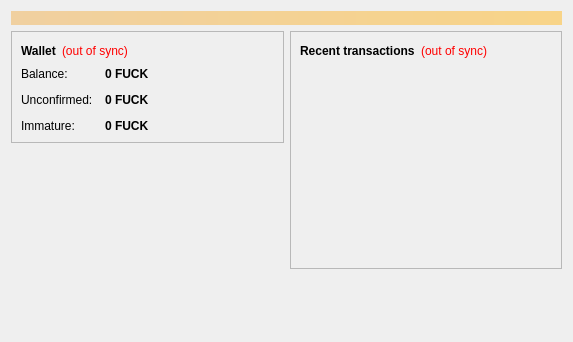
<?xml version="1.0" encoding="UTF-8"?>
<ui version="4.0">
 <class>OverviewPage</class>
 <widget class="QWidget" name="OverviewPage">
  <property name="geometry">
   <rect>
    <x>0</x>
    <y>0</y>
    <width>573</width>
    <height>342</height>
   </rect>
  </property>
  <property name="windowTitle">
   <string>Form</string>
  </property>
  <layout class="QVBoxLayout" name="topLayout">
   <item>
    <widget class="QLabel" name="labelAlerts">
     <property name="visible">
      <bool>false</bool>
     </property>
     <property name="styleSheet">
      <string notr="true">background-color: qlineargradient(x1: 0, y1: 0, x2: 1, y2: 0, stop:0 #F0D0A0, stop:1 #F8D488); color:#000000;</string>
     </property>
     <property name="wordWrap">
      <bool>true</bool>
     </property>
     <property name="margin">
      <number>3</number>
     </property>
    </widget>
   </item>
   <item>
    <layout class="QHBoxLayout" name="horizontalLayout" stretch="1,1">
     <item>
      <layout class="QVBoxLayout" name="verticalLayout_2">
       <item>
        <widget class="QFrame" name="frame">
         <property name="frameShape">
          <enum>QFrame::StyledPanel</enum>
         </property>
         <property name="frameShadow">
          <enum>QFrame::Raised</enum>
         </property>
         <layout class="QVBoxLayout" name="verticalLayout_4">
          <item>
           <layout class="QHBoxLayout" name="horizontalLayout_4">
            <item>
             <widget class="QLabel" name="label_5">
              <property name="font">
               <font>
                <weight>75</weight>
                <bold>true</bold>
               </font>
              </property>
              <property name="text">
               <string>Wallet</string>
              </property>
             </widget>
            </item>
            <item>
             <widget class="QLabel" name="labelWalletStatus">
              <property name="toolTip">
               <string>The displayed information may be out of date. Your wallet automatically synchronizes with the fuckcoin network after a connection is established, but this process has not completed yet.</string>
              </property>
              <property name="styleSheet">
               <string notr="true">QLabel { color: red; }</string>
              </property>
              <property name="text">
               <string notr="true">(out of sync)</string>
              </property>
              <property name="alignment">
               <set>Qt::AlignLeading|Qt::AlignLeft|Qt::AlignVCenter</set>
              </property>
             </widget>
            </item>
            <item>
             <spacer name="horizontalSpacer_2">
              <property name="orientation">
               <enum>Qt::Horizontal</enum>
              </property>
              <property name="sizeHint" stdset="0">
               <size>
                <width>40</width>
                <height>20</height>
               </size>
              </property>
             </spacer>
            </item>
           </layout>
          </item>
          <item>
           <layout class="QFormLayout" name="formLayout_2">
            <property name="fieldGrowthPolicy">
             <enum>QFormLayout::AllNonFixedFieldsGrow</enum>
            </property>
            <property name="horizontalSpacing">
             <number>12</number>
            </property>
            <property name="verticalSpacing">
             <number>12</number>
            </property>
            <item row="0" column="0">
             <widget class="QLabel" name="label">
              <property name="text">
               <string>Balance:</string>
              </property>
             </widget>
            </item>
            <item row="0" column="1">
             <widget class="QLabel" name="labelBalance">
              <property name="font">
               <font>
                <weight>75</weight>
                <bold>true</bold>
               </font>
              </property>
              <property name="cursor">
               <cursorShape>IBeamCursor</cursorShape>
              </property>
              <property name="toolTip">
               <string>Your current balance</string>
              </property>
              <property name="text">
               <string notr="true">0 FUCK</string>
              </property>
              <property name="textInteractionFlags">
               <set>Qt::LinksAccessibleByMouse|Qt::TextSelectableByKeyboard|Qt::TextSelectableByMouse</set>
              </property>
             </widget>
            </item>
            <item row="1" column="0">
             <widget class="QLabel" name="label_3">
              <property name="text">
               <string>Unconfirmed:</string>
              </property>
             </widget>
            </item>
            <item row="1" column="1">
             <widget class="QLabel" name="labelUnconfirmed">
              <property name="font">
               <font>
                <weight>75</weight>
                <bold>true</bold>
               </font>
              </property>
              <property name="cursor">
               <cursorShape>IBeamCursor</cursorShape>
              </property>
              <property name="toolTip">
               <string>Total of transactions that have yet to be confirmed, and do not yet count toward the current balance</string>
              </property>
              <property name="text">
               <string notr="true">0 FUCK</string>
              </property>
              <property name="textInteractionFlags">
               <set>Qt::LinksAccessibleByMouse|Qt::TextSelectableByKeyboard|Qt::TextSelectableByMouse</set>
              </property>
             </widget>
            </item>
            <item row="2" column="0">
             <widget class="QLabel" name="labelImmatureText">
              <property name="text">
               <string>Immature:</string>
              </property>
             </widget>
            </item>
            <item row="2" column="1">
             <widget class="QLabel" name="labelImmature">
              <property name="font">
               <font>
                <weight>75</weight>
                <bold>true</bold>
               </font>
              </property>
              <property name="toolTip">
               <string>Mined balance that has not yet matured</string>
              </property>
              <property name="text">
               <string notr="true">0 FUCK</string>
              </property>
              <property name="textInteractionFlags">
               <set>Qt::LinksAccessibleByMouse|Qt::TextSelectableByKeyboard|Qt::TextSelectableByMouse</set>
              </property>
             </widget>
            </item>
           </layout>
          </item>
         </layout>
        </widget>
       </item>
       <item>
        <spacer name="verticalSpacer">
         <property name="orientation">
          <enum>Qt::Vertical</enum>
         </property>
         <property name="sizeHint" stdset="0">
          <size>
           <width>20</width>
           <height>40</height>
          </size>
         </property>
        </spacer>
       </item>
   <item>
         <widget class="QLabel" name="label_fuckcoin_wallet">
          <property name="text">
           <string/>
          </property>
          <property name="pixmap">
           <pixmap resource="../bitcoin.qrc">:/images/fuckcoin_wallet</pixmap>
          </property>
          <property name="scaledContents">
           <bool>false</bool>
          </property>
          <property name="alignment">
           <set>Qt::AlignCenter</set>
          </property>
          <property name="margin">
           <number>-2</number>
          </property>
         </widget>
        </item>
        <item>
         <widget class="QLabel" name="label_6">
          <property name="text">
           <string/>
          </property>
         </widget>
        </item>
      </layout>
     </item>
     <item>
      <layout class="QVBoxLayout" name="verticalLayout_3">
       <item>
        <widget class="QFrame" name="frame_2">
         <property name="frameShape">
          <enum>QFrame::StyledPanel</enum>
         </property>
         <property name="frameShadow">
          <enum>QFrame::Raised</enum>
         </property>
         <layout class="QVBoxLayout" name="verticalLayout">
          <item>
           <layout class="QHBoxLayout" name="horizontalLayout_2">
            <item>
             <widget class="QLabel" name="label_4">
              <property name="text">
               <string>&lt;b&gt;Recent transactions&lt;/b&gt;</string>
              </property>
             </widget>
            </item>
            <item>
             <widget class="QLabel" name="labelTransactionsStatus">
              <property name="toolTip">
               <string>The displayed information may be out of date. Your wallet automatically synchronizes with the fuckcoin network after a connection is established, but this process has not completed yet.</string>
              </property>
              <property name="styleSheet">
               <string notr="true">QLabel { color: red; }</string>
              </property>
              <property name="text">
               <string notr="true">(out of sync)</string>
              </property>
              <property name="alignment">
               <set>Qt::AlignRight|Qt::AlignTrailing|Qt::AlignVCenter</set>
              </property>
             </widget>
            </item>
            <item>
             <spacer name="horizontalSpacer">
              <property name="orientation">
               <enum>Qt::Horizontal</enum>
              </property>
              <property name="sizeHint" stdset="0">
               <size>
                <width>40</width>
                <height>20</height>
               </size>
              </property>
             </spacer>
            </item>
           </layout>
          </item>
          <item>
           <widget class="QListView" name="listTransactions">
            <property name="styleSheet">
             <string notr="true">QListView { background: transparent; }</string>
            </property>
            <property name="frameShape">
             <enum>QFrame::NoFrame</enum>
            </property>
            <property name="verticalScrollBarPolicy">
             <enum>Qt::ScrollBarAlwaysOff</enum>
            </property>
            <property name="horizontalScrollBarPolicy">
             <enum>Qt::ScrollBarAlwaysOff</enum>
            </property>
            <property name="selectionMode">
             <enum>QAbstractItemView::NoSelection</enum>
            </property>
           </widget>
          </item>
         </layout>
        </widget>
       </item>
       <item>
        <spacer name="verticalSpacer_2">
         <property name="orientation">
          <enum>Qt::Vertical</enum>
         </property>
         <property name="sizeHint" stdset="0">
          <size>
           <width>20</width>
           <height>40</height>
          </size>
         </property>
        </spacer>
       </item>
      </layout>
     </item>
    </layout>
   </item>
  </layout>
 </widget>
 <resources/>
 <connections/>
</ui>
